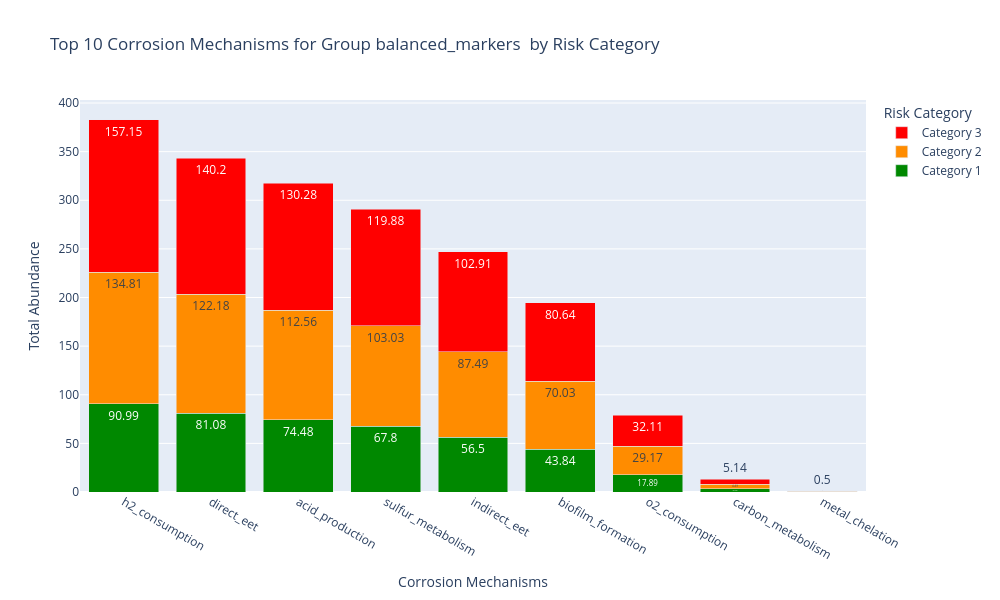

The notebook cell saved with this chart:
### Code cell
plot_mechanism_distribution(balanced_markers , "balanced_markers ")

### Figure 1 — Plotly figure (JSON) as saved in the notebook; plotly's stock layout.template omitted (floating-point values rounded to 4 significant figures)
{"data": [{"marker": {"color": "#008800"}, "name": "Category 1", "text": [90.99, 81.08, 74.48, 67.8, 56.5, 43.84, 17.89, 3.59, 0.36], "textposition": "auto", "type": "bar", "x": ["h2_consumption", "direct_eet", "acid_production", "sulfur_metabolism", "indirect_eet", "biofilm_formation", "o2_consumption", "carbon_metabolism", "metal_chelation"], "y": [90.99, 81.08, 74.48, 67.8, 56.5, 43.84, 17.89, 3.592, 0.3554]}, {"marker": {"color": "#FF8C00"}, "name": "Category 2", "text": [134.8, 122.2, 112.6, 103.0, 87.49, 70.03, 29.17, 4.49, 0.67], "textposition": "auto", "type": "bar", "x": ["h2_consumption", "direct_eet", "acid_production", "sulfur_metabolism", "indirect_eet", "biofilm_formation", "o2_consumption", "carbon_metabolism", "metal_chelation"], "y": [134.8, 122.2, 112.6, 103.0, 87.49, 70.03, 29.17, 4.49, 0.668]}, {"marker": {"color": "#FF0000"}, "name": "Category 3", "text": [157.2, 140.2, 130.3, 119.9, 102.9, 80.64, 32.11, 5.14, 0.5], "textposition": "auto", "type": "bar", "x": ["h2_consumption", "direct_eet", "acid_production", "sulfur_metabolism", "indirect_eet", "biofilm_formation", "o2_consumption", "carbon_metabolism", "metal_chelation"], "y": [157.2, 140.2, 130.3, 119.9, 102.9, 80.64, 32.11, 5.139, 0.5034]}], "layout": {"barmode": "stack", "height": 600, "hovermode": "x", "legend": {"title": {"text": "Risk Category"}}, "title": {"text": "Top 10 Corrosion Mechanisms for Group balanced_markers  by Risk Category"}, "width": 1000, "xaxis": {"title": {"text": "Corrosion Mechanisms"}}, "yaxis": {"title": {"text": "Total Abundance"}}}}
